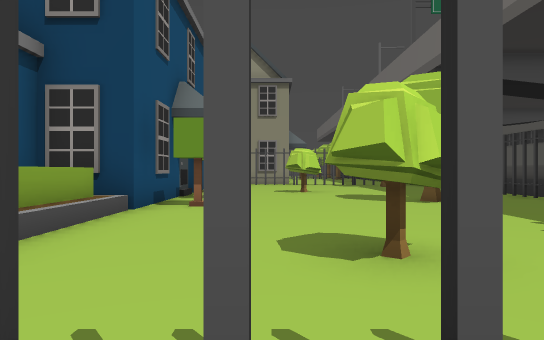
view 1 (above)

12 first-person views from a walk through a Unity game level. The camera is 1.3 m above the floor, looks level and sees 70° across. The floor is counted in squares, 2 m on a side. Each view is taken from the middle of a square. On the plan, view 1 faces up. The plan holds only what a view shows up to about 11 squares ahead; the rest is blank. The place goes on beyond the plan.

view 2
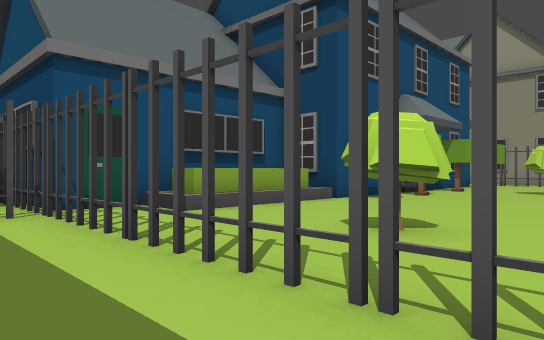

view 3
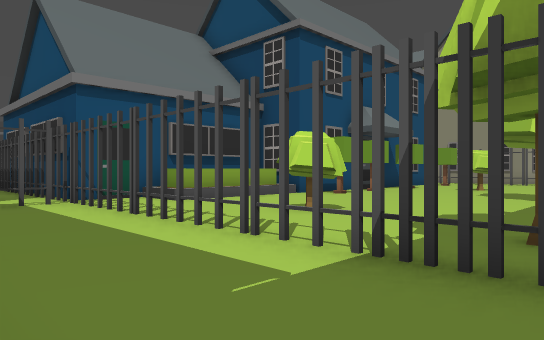

view 4
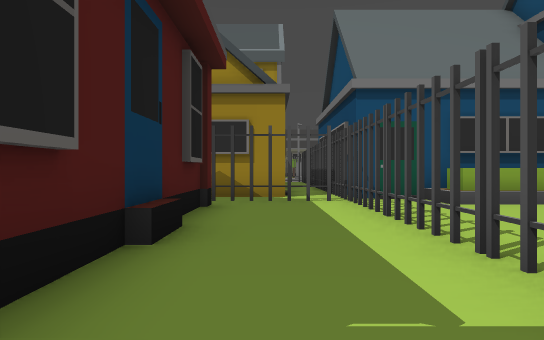

view 5
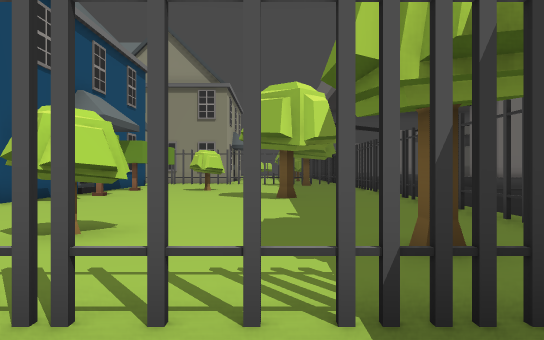

view 6
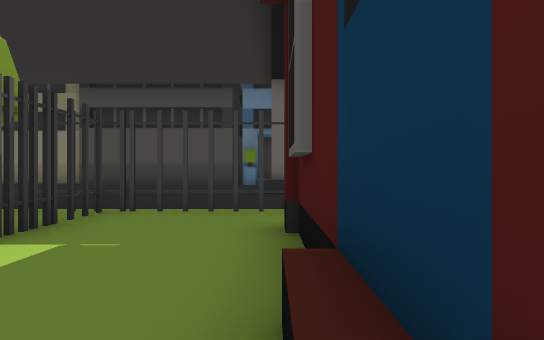

view 7
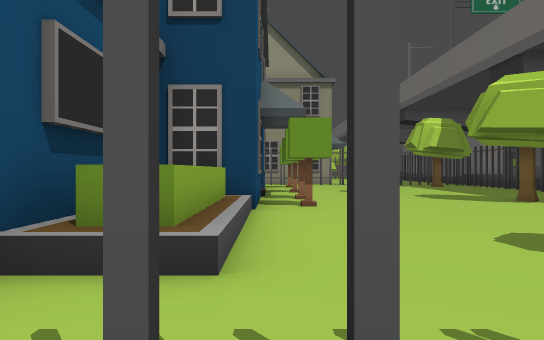

view 8
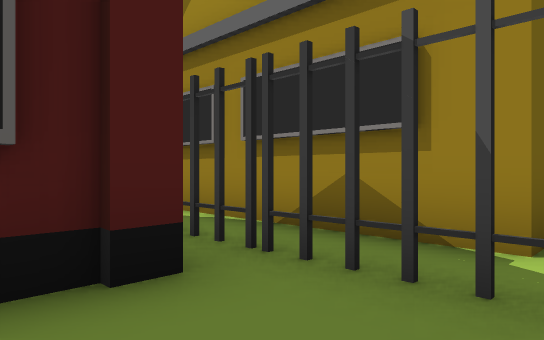

view 9
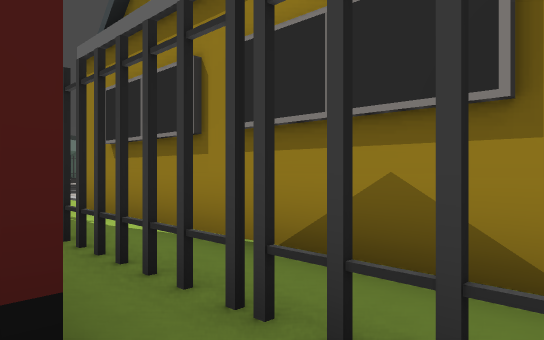

view 10
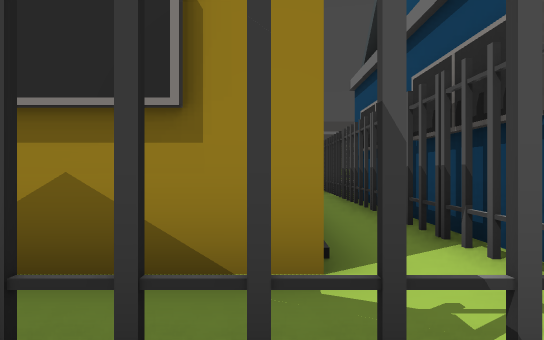

view 11
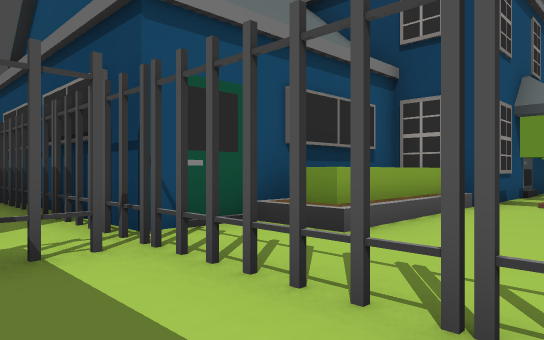

view 12
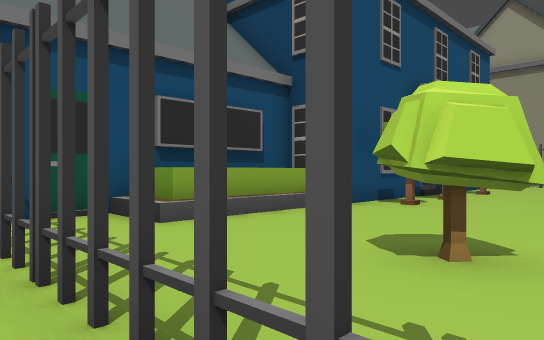

### Floor plan
Key: @ floor where view 1 was taken; # wall or solid block; x gap in a wall; . main floor; : floor 10 m higher than the main floor; / step, stairs or slope; ^ raised ledge; T tree; H thing the floor can be seen under or through; O other object.
Columns run from 10 left of view 1 to 7 right of it. Each row starts with its distance up from view 1.
 12         #..T
 11         #OTT....
 10         #.......#
  9         #T......#
  8         #....T..#
  7       ###T......#
  6       #O#.......#
  5       #O........#
  4       #O........#
  3       #O..TT....#
  2       #....T..T.#:
  1 ###########.###x#:
  0 .......#..@.....#:
 -1      #.#........#/
 -2      #.H##.^.##.#:
 -3      #.H  # #
 -4      #.H
 -5      #.H
 -6      #.
 -7      #.

Where each view was taken, in squares from view 1:
view 1: 0 up, 0 right, facing up
view 2: 1 down, 3 right, facing up-left
view 3: 2 down, 5 right, facing up-left
view 4: 1 down, 5 right, facing left
view 5: 1 down, 3 right, facing up
view 6: 2 down, 0 right, facing right
view 7: 0 up, 2 left, facing up
view 8: 0 up, 1 left, facing down-left
view 9: 1 down, 2 left, facing down-left
view 10: 1 down, 2 left, facing left
view 11: 1 down, 0 right, facing up-left
view 12: 0 up, 2 right, facing up-left
